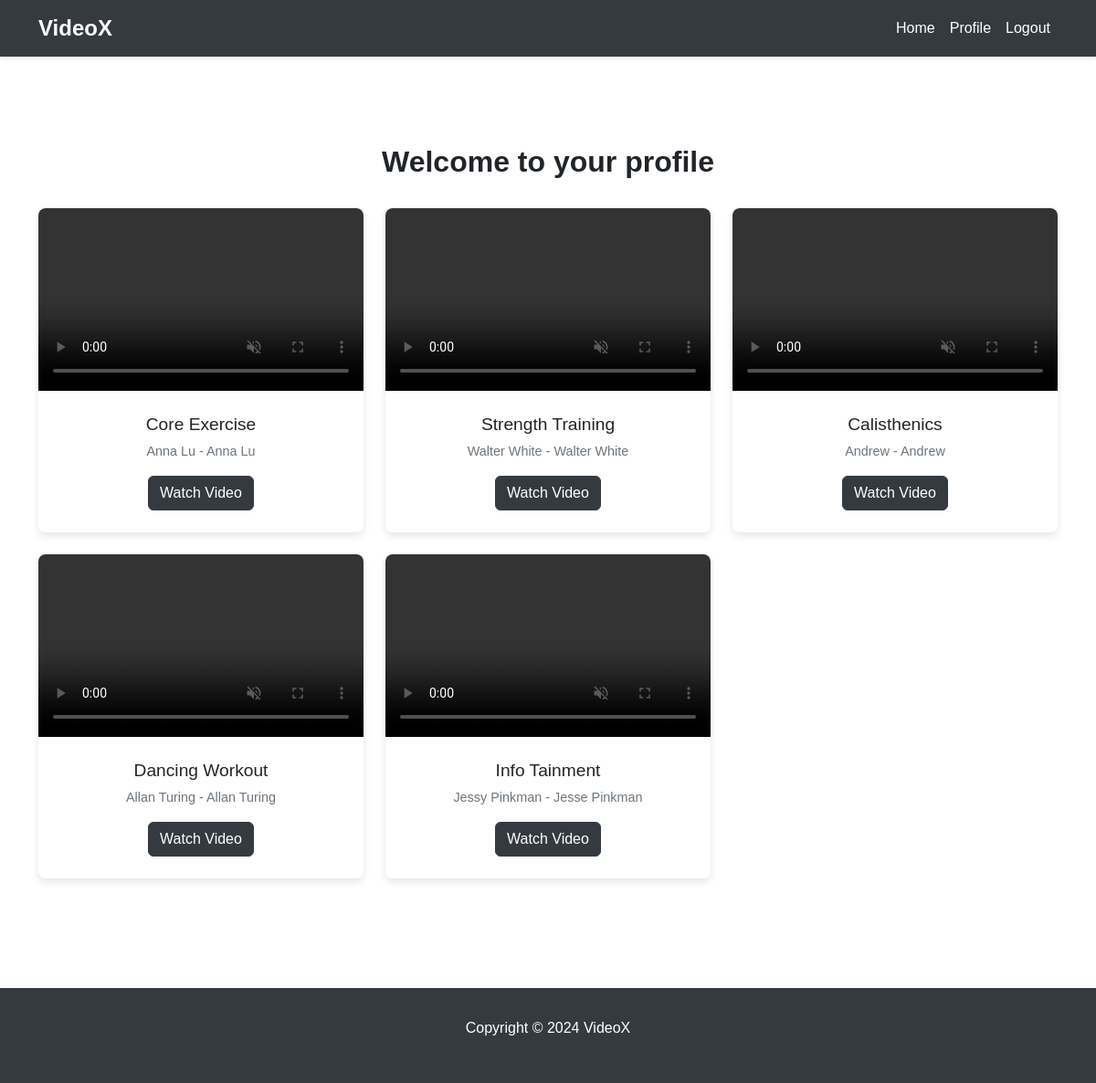
Page /accounts/profile/ (signed in) on the committed database.
### videos/models.py (models this page shows)
class Video(models.Model):
    title = models.CharField(max_length=200)
    publisher = models.CharField(max_length=100)
    producer = models.CharField(max_length=100)
    genre = models.CharField(max_length=100)
    age_rating = models.CharField(max_length=10)
    video_file = models.FileField(upload_to='videos/')
    uploaded_by = models.ForeignKey(settings.AUTH_USER_MODEL, on_delete=models.CASCADE)
    upload_date = models.DateTimeField(auto_now_add=True)

### accounts/views.py (the view)
# urls.py: path('accounts/profile/', views.profile_view, name='profile'),
@login_required  # Use this decorator to ensure the user is logged in
def profile_view(request):
    user = request.user
    videos = Video.objects.all()
    context = {
        'user': user,
        'videos': videos
    }
    return render(request, 'accounts/profile.html', context)

### accounts/templates/accounts/profile.html (shortened to what this page needs)
<!DOCTYPE html>
<html lang="en">
 <head>
   <link
     href="https://cdn.jsdelivr.net/npm/bootstrap@5.3.3/dist/css/bootstrap.min.css"
     rel="stylesheet"
   />
 </head>
 <body>
   <nav class="navbar navbar-expand-lg navbar-dark">
     <div class="container">
       <a class="navbar-brand" href="#">VideoX</a>
       <div
         class="collapse navbar-collapse justify-content-end"
         id="navbarNav"
       >
         <ul class="navbar-nav">
           <li class="nav-item">
             <a class="nav-link" href="{% url 'profile' %}">Home</a>
           </li>
           <li class="nav-item">
             <a class="nav-link" href="{% url 'profile' %}">Profile</a>
           </li>
           <li class="nav-item">
             <a class="nav-link" href="{% url 'logout' %}">Logout</a>
           </li>
         </ul>
       </div>
     </div>
   </nav>
   <section class="profile-section text-center">
     <div class="container">
       <h1>Welcome to your profile</h1>
       <div class="row">
         {% for video in videos %}
         <div class="col-md-6 col-lg-4 mb-4">
           <div class="video-card">
             <div class="video-thumbnail">
               <video controls autoplay muted>
                 <source src="{{ video.video_file.url }}" type="video/mp4" />
               </video>
             </div>
             <div class="video-details">
               <h2 class="video-title">{{ video.title }}</h2>
               <p class="video-description">
                 {{ video.publisher }} - {{ video.producer }}
               </p>
               <a href="{% url 'video_detail' video.id %}" class="btn btn-primary">Watch Video</a>
             </div>
           </div>
         </div>
         {% empty %}
         <p>No videos available.</p>
         {% endfor %}
       </div>
     </div>
   </section>
   <footer class="footer">
     <div class="container">
       <p class="text-center">Copyright © 2024 VideoX</p>
     </div>
   </footer>
 </body>
</html>

### accounts/templates/accounts/profile.html (style rules this page uses)
body { font-family: "Montserrat", sans-serif; background-color: #f8f9fa; }
.navbar { box-shadow: 0 2px 4px rgba(0, 0, 0, 0.1); background-color: #343a40; }
.navbar-brand { font-weight: bold; font-size: 1.5rem; color: #fff; }
.nav-link { font-weight: 500; color: #fff; }
.profile-section { padding-top: 6rem; padding-bottom: 6rem; background-color: #fff; box-shadow: 0 2px 4px rgba(0, 0, 0, 0.1); }
.profile-section h1 { font-weight: 700; font-size: 2rem; margin-bottom: 2rem; text-align: center; }
.video-card { border: none; border-radius: 8px; overflow: hidden; box-shadow: 0 4px 8px rgba(0, 0, 0, 0.1); transition: all 0.3s ease; }
.video-thumbnail { position: relative; overflow: hidden; }
.video-thumbnail::before { content: ""; display: block; padding-top: 56.25%; }
.video-thumbnail video { position: absolute; top: 0; left: 0; width: 100%; height: 100%; object-fit: cover; }
.video-details { padding: 1.5rem; }
.video-title { font-weight: 500; font-size: 1.2rem; margin-bottom: 0.5rem; }
.video-description { font-size: 0.9rem; color: #6c757d; margin-bottom: 1rem; }
.btn-primary { background-color: #343a40; border-color: #343a40; }
.footer { padding: 2rem 0; background-color: #343a40; color: #fff; }

### rows in the picture
Video: title "Core Exercise", publisher "Anna Lu", producer "Anna Lu"
Video: title "Strength Training", publisher "Walter White", producer "Walter White"
Video: title "Calisthenics", publisher "Andrew", producer "Andrew"
Video: title "Dancing Workout", publisher "Allan Turing", producer "Allan Turing"
Video: title "Info Tainment", publisher "Jessy Pinkman", producer "Jesse Pinkman"
